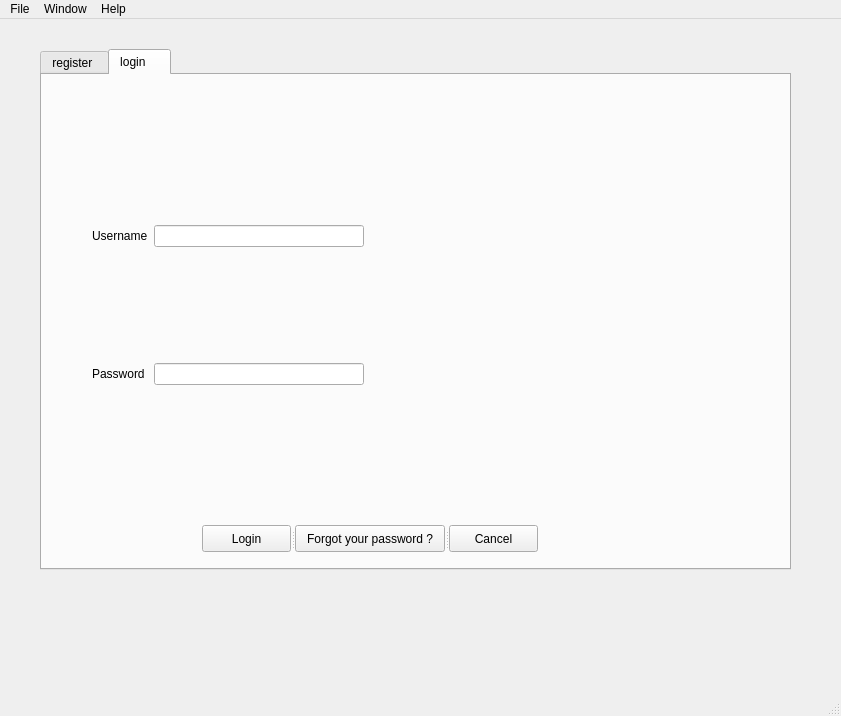
<?xml version="1.0" encoding="UTF-8"?>
<ui version="4.0">
 <class>UserWindow</class>
 <widget class="QMainWindow" name="UserWindow">
  <property name="geometry">
   <rect>
    <x>0</x>
    <y>0</y>
    <width>841</width>
    <height>716</height>
   </rect>
  </property>
  <property name="windowTitle">
   <string>Secure mail transfert application</string>
  </property>
  <widget class="QWidget" name="centralwidget">
   <widget class="QTabWidget" name="tabWidget">
    <property name="geometry">
     <rect>
      <x>40</x>
      <y>30</y>
      <width>751</width>
      <height>521</height>
     </rect>
    </property>
    <property name="currentIndex">
     <number>1</number>
    </property>
    <widget class="QWidget" name="regsiter">
     <attribute name="title">
      <string>register </string>
     </attribute>
     <widget class="QWidget" name="layoutWidget">
      <property name="geometry">
       <rect>
        <x>10</x>
        <y>30</y>
        <width>721</width>
        <height>401</height>
       </rect>
      </property>
      <layout class="QGridLayout" name="gridLayout">
       <item row="2" column="1" colspan="2">
        <widget class="QLineEdit" name="email_input">
         <property name="text">
          <string/>
         </property>
        </widget>
       </item>
       <item row="0" column="3">
        <spacer name="horizontalSpacer">
         <property name="orientation">
          <enum>Qt::Horizontal</enum>
         </property>
         <property name="sizeHint" stdset="0">
          <size>
           <width>40</width>
           <height>20</height>
          </size>
         </property>
        </spacer>
       </item>
       <item row="6" column="1" colspan="2">
        <widget class="QLineEdit" name="tel_input"/>
       </item>
       <item row="4" column="0">
        <widget class="QLabel" name="label_4">
         <property name="text">
          <string>Password</string>
         </property>
        </widget>
       </item>
       <item row="3" column="0">
        <widget class="QLabel" name="label_3">
         <property name="text">
          <string>login</string>
         </property>
        </widget>
       </item>
       <item row="8" column="0">
        <widget class="QCheckBox" name="key_generation_checkbox">
         <property name="text">
          <string/>
         </property>
        </widget>
       </item>
       <item row="1" column="1" colspan="2">
        <widget class="QLineEdit" name="lname_input"/>
       </item>
       <item row="2" column="3">
        <spacer name="horizontalSpacer_3">
         <property name="orientation">
          <enum>Qt::Horizontal</enum>
         </property>
         <property name="sizeHint" stdset="0">
          <size>
           <width>40</width>
           <height>20</height>
          </size>
         </property>
        </spacer>
       </item>
       <item row="5" column="1" colspan="2">
        <widget class="QLineEdit" name="password_verif_input"/>
       </item>
       <item row="3" column="1" colspan="2">
        <widget class="QLineEdit" name="username_input"/>
       </item>
       <item row="5" column="0">
        <widget class="QLabel" name="label_5">
         <property name="text">
          <string>Retype password</string>
         </property>
        </widget>
       </item>
       <item row="0" column="1" colspan="2">
        <widget class="QLineEdit" name="fname_input"/>
       </item>
       <item row="6" column="3">
        <spacer name="horizontalSpacer_7">
         <property name="orientation">
          <enum>Qt::Horizontal</enum>
         </property>
         <property name="sizeHint" stdset="0">
          <size>
           <width>40</width>
           <height>20</height>
          </size>
         </property>
        </spacer>
       </item>
       <item row="4" column="1" colspan="2">
        <widget class="QLineEdit" name="password_input"/>
       </item>
       <item row="7" column="2">
        <widget class="QPushButton" name="file_selection_btn">
         <property name="text">
          <string>browse</string>
         </property>
        </widget>
       </item>
       <item row="1" column="0">
        <widget class="QLabel" name="label_2">
         <property name="text">
          <string>Last name</string>
         </property>
        </widget>
       </item>
       <item row="8" column="1" colspan="2">
        <widget class="QLabel" name="label_13">
         <property name="text">
          <string>i have no key , generate one for me please</string>
         </property>
        </widget>
       </item>
       <item row="7" column="1">
        <widget class="QLineEdit" name="public_key_file_input">
         <property name="enabled">
          <bool>false</bool>
         </property>
        </widget>
       </item>
       <item row="2" column="0">
        <widget class="QLabel" name="label_12">
         <property name="text">
          <string>Email</string>
         </property>
        </widget>
       </item>
       <item row="0" column="0">
        <widget class="QLabel" name="label">
         <property name="text">
          <string>First name</string>
         </property>
        </widget>
       </item>
       <item row="6" column="0">
        <widget class="QLabel" name="label_6">
         <property name="text">
          <string>Tel</string>
         </property>
        </widget>
       </item>
       <item row="7" column="0">
        <widget class="QLabel" name="label_11">
         <property name="text">
          <string>Public Key</string>
         </property>
        </widget>
       </item>
       <item row="1" column="3">
        <spacer name="horizontalSpacer_2">
         <property name="orientation">
          <enum>Qt::Horizontal</enum>
         </property>
         <property name="sizeHint" stdset="0">
          <size>
           <width>40</width>
           <height>20</height>
          </size>
         </property>
        </spacer>
       </item>
       <item row="3" column="3">
        <spacer name="horizontalSpacer_4">
         <property name="orientation">
          <enum>Qt::Horizontal</enum>
         </property>
         <property name="sizeHint" stdset="0">
          <size>
           <width>40</width>
           <height>20</height>
          </size>
         </property>
        </spacer>
       </item>
       <item row="4" column="3">
        <spacer name="horizontalSpacer_5">
         <property name="orientation">
          <enum>Qt::Horizontal</enum>
         </property>
         <property name="sizeHint" stdset="0">
          <size>
           <width>40</width>
           <height>20</height>
          </size>
         </property>
        </spacer>
       </item>
       <item row="5" column="3">
        <spacer name="horizontalSpacer_6">
         <property name="orientation">
          <enum>Qt::Horizontal</enum>
         </property>
         <property name="sizeHint" stdset="0">
          <size>
           <width>40</width>
           <height>20</height>
          </size>
         </property>
        </spacer>
       </item>
       <item row="7" column="3">
        <spacer name="horizontalSpacer_9">
         <property name="orientation">
          <enum>Qt::Horizontal</enum>
         </property>
         <property name="sizeHint" stdset="0">
          <size>
           <width>40</width>
           <height>20</height>
          </size>
         </property>
        </spacer>
       </item>
       <item row="8" column="3">
        <spacer name="horizontalSpacer_10">
         <property name="orientation">
          <enum>Qt::Horizontal</enum>
         </property>
         <property name="sizeHint" stdset="0">
          <size>
           <width>40</width>
           <height>20</height>
          </size>
         </property>
        </spacer>
       </item>
      </layout>
     </widget>
     <widget class="QSplitter" name="splitter_2">
      <property name="geometry">
       <rect>
        <x>220</x>
        <y>450</y>
        <width>170</width>
        <height>27</height>
       </rect>
      </property>
      <property name="orientation">
       <enum>Qt::Horizontal</enum>
      </property>
      <widget class="QPushButton" name="register_btn">
       <property name="text">
        <string>Register</string>
       </property>
      </widget>
      <widget class="QPushButton" name="cancel_btn">
       <property name="text">
        <string>Cancel</string>
       </property>
      </widget>
     </widget>
    </widget>
    <widget class="QWidget" name="login">
     <attribute name="title">
      <string>login    </string>
     </attribute>
     <widget class="QWidget" name="layoutWidget">
      <property name="geometry">
       <rect>
        <x>50</x>
        <y>40</y>
        <width>481</width>
        <height>381</height>
       </rect>
      </property>
      <layout class="QGridLayout" name="gridLayout_2">
       <item row="0" column="0" colspan="2">
        <widget class="QLabel" name="label_8">
         <property name="text">
          <string>Username</string>
         </property>
        </widget>
       </item>
       <item row="0" column="2">
        <widget class="QLineEdit" name="username_login_input"/>
       </item>
       <item row="1" column="0" colspan="2">
        <widget class="QLabel" name="label_9">
         <property name="text">
          <string>Password</string>
         </property>
        </widget>
       </item>
       <item row="1" column="2">
        <widget class="QLineEdit" name="password_login_input"/>
       </item>
       <item row="0" column="3">
        <spacer name="horizontalSpacer_11">
         <property name="orientation">
          <enum>Qt::Horizontal</enum>
         </property>
         <property name="sizeHint" stdset="0">
          <size>
           <width>40</width>
           <height>20</height>
          </size>
         </property>
        </spacer>
       </item>
       <item row="1" column="3">
        <spacer name="horizontalSpacer_12">
         <property name="orientation">
          <enum>Qt::Horizontal</enum>
         </property>
         <property name="sizeHint" stdset="0">
          <size>
           <width>40</width>
           <height>20</height>
          </size>
         </property>
        </spacer>
       </item>
      </layout>
     </widget>
     <widget class="QSplitter" name="splitter">
      <property name="geometry">
       <rect>
        <x>160</x>
        <y>450</y>
        <width>336</width>
        <height>27</height>
       </rect>
      </property>
      <property name="orientation">
       <enum>Qt::Horizontal</enum>
      </property>
      <widget class="QPushButton" name="login_btn">
       <property name="text">
        <string>Login</string>
       </property>
      </widget>
      <widget class="QPushButton" name="password_reset_btn">
       <property name="text">
        <string>Forgot your password ?</string>
       </property>
      </widget>
      <widget class="QPushButton" name="cancel_login_btn">
       <property name="text">
        <string>Cancel</string>
       </property>
      </widget>
     </widget>
    </widget>
   </widget>
  </widget>
  <widget class="QMenuBar" name="menubar">
   <property name="geometry">
    <rect>
     <x>0</x>
     <y>0</y>
     <width>841</width>
     <height>25</height>
    </rect>
   </property>
   <widget class="QMenu" name="menuFile">
    <property name="title">
     <string>File</string>
    </property>
    <addaction name="actionOpen_new_window"/>
    <addaction name="actionClose"/>
   </widget>
   <widget class="QMenu" name="menuHelp">
    <property name="title">
     <string>Help</string>
    </property>
    <addaction name="actionWhat_s_this"/>
    <addaction name="actionWho_are_We"/>
   </widget>
   <widget class="QMenu" name="menuWindow">
    <property name="title">
     <string>Window</string>
    </property>
    <addaction name="actionMinimize"/>
    <addaction name="actionFull_screen"/>
   </widget>
   <addaction name="menuFile"/>
   <addaction name="menuWindow"/>
   <addaction name="menuHelp"/>
  </widget>
  <widget class="QStatusBar" name="statusbar"/>
  <action name="actionMinimize">
   <property name="text">
    <string>Minimize</string>
   </property>
  </action>
  <action name="actionFull_screen">
   <property name="text">
    <string>Full screen</string>
   </property>
  </action>
  <action name="actionWhat_s_this">
   <property name="text">
    <string>What's this</string>
   </property>
  </action>
  <action name="actionWho_are_We">
   <property name="text">
    <string>Who are We ?</string>
   </property>
  </action>
  <action name="actionClose">
   <property name="text">
    <string>close</string>
   </property>
  </action>
  <action name="actionOpen_new_window">
   <property name="text">
    <string>open new window</string>
   </property>
  </action>
 </widget>
 <tabstops>
  <tabstop>tabWidget</tabstop>
  <tabstop>fname_input</tabstop>
  <tabstop>lname_input</tabstop>
  <tabstop>email_input</tabstop>
  <tabstop>username_input</tabstop>
  <tabstop>password_input</tabstop>
  <tabstop>password_verif_input</tabstop>
  <tabstop>public_key_file_input</tabstop>
  <tabstop>file_selection_btn</tabstop>
  <tabstop>key_generation_checkbox</tabstop>
  <tabstop>register_btn</tabstop>
  <tabstop>cancel_btn</tabstop>
  <tabstop>username_login_input</tabstop>
  <tabstop>password_login_input</tabstop>
  <tabstop>login_btn</tabstop>
  <tabstop>password_reset_btn</tabstop>
  <tabstop>cancel_login_btn</tabstop>
 </tabstops>
 <resources/>
 <connections>
  <connection>
   <sender>cancel_btn</sender>
   <signal>clicked()</signal>
   <receiver>fname_input</receiver>
   <slot>clear()</slot>
   <hints>
    <hint type="sourcelabel">
     <x>418</x>
     <y>468</y>
    </hint>
    <hint type="destinationlabel">
     <x>258</x>
     <y>117</y>
    </hint>
   </hints>
  </connection>
  <connection>
   <sender>cancel_btn</sender>
   <signal>clicked()</signal>
   <receiver>lname_input</receiver>
   <slot>clear()</slot>
   <hints>
    <hint type="sourcelabel">
     <x>444</x>
     <y>472</y>
    </hint>
    <hint type="destinationlabel">
     <x>270</x>
     <y>175</y>
    </hint>
   </hints>
  </connection>
  <connection>
   <sender>cancel_btn</sender>
   <signal>clicked()</signal>
   <receiver>username_input</receiver>
   <slot>clear()</slot>
   <hints>
    <hint type="sourcelabel">
     <x>395</x>
     <y>470</y>
    </hint>
    <hint type="destinationlabel">
     <x>257</x>
     <y>225</y>
    </hint>
   </hints>
  </connection>
  <connection>
   <sender>cancel_btn</sender>
   <signal>clicked()</signal>
   <receiver>password_input</receiver>
   <slot>clear()</slot>
   <hints>
    <hint type="sourcelabel">
     <x>378</x>
     <y>477</y>
    </hint>
    <hint type="destinationlabel">
     <x>264</x>
     <y>269</y>
    </hint>
   </hints>
  </connection>
  <connection>
   <sender>cancel_btn</sender>
   <signal>clicked()</signal>
   <receiver>password_verif_input</receiver>
   <slot>clear()</slot>
   <hints>
    <hint type="sourcelabel">
     <x>457</x>
     <y>474</y>
    </hint>
    <hint type="destinationlabel">
     <x>274</x>
     <y>306</y>
    </hint>
   </hints>
  </connection>
  <connection>
   <sender>cancel_login_btn</sender>
   <signal>clicked()</signal>
   <receiver>username_login_input</receiver>
   <slot>clear()</slot>
   <hints>
    <hint type="sourcelabel">
     <x>416</x>
     <y>438</y>
    </hint>
    <hint type="destinationlabel">
     <x>291</x>
     <y>151</y>
    </hint>
   </hints>
  </connection>
  <connection>
   <sender>cancel_login_btn</sender>
   <signal>clicked()</signal>
   <receiver>password_login_input</receiver>
   <slot>clear()</slot>
   <hints>
    <hint type="sourcelabel">
     <x>397</x>
     <y>444</y>
    </hint>
    <hint type="destinationlabel">
     <x>282</x>
     <y>216</y>
    </hint>
   </hints>
  </connection>
 </connections>
</ui>
